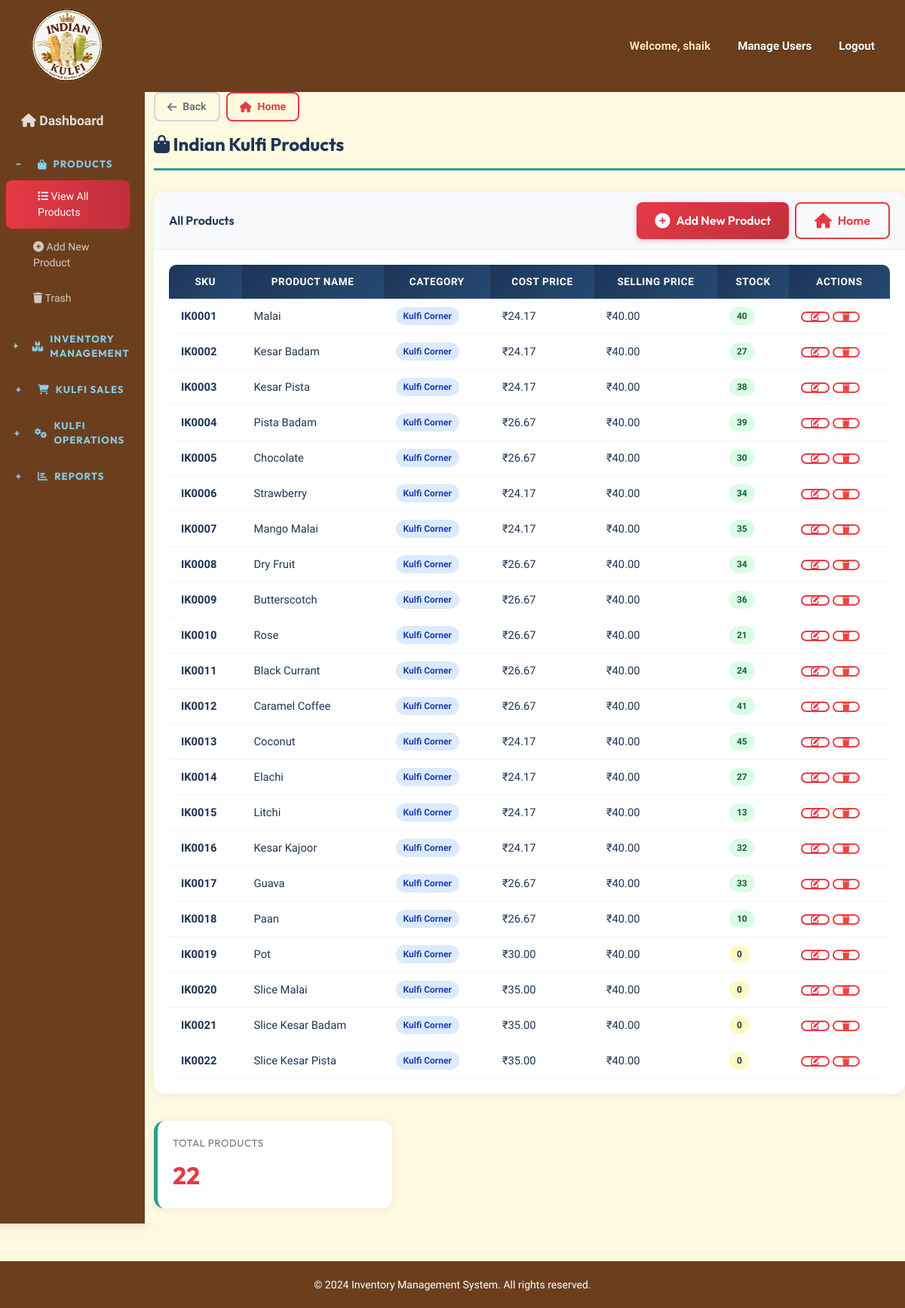
The page /products/ (signed in) on the database its author committed.
### inventory/models.py (models this page shows, shortened)
class Product(models.Model):
    name = models.CharField(max_length=200, unique=True)
    sku = models.CharField(max_length=50, unique=True)
    category = models.CharField(max_length=100)
    cost_price = models.DecimalField(max_digits=10, decimal_places=2)
    selling_price = models.DecimalField(max_digits=10, decimal_places=2)
    current_stock = models.IntegerField(default=0)
    reorder_level = models.IntegerField(default=10, help_text="Low stock alert threshold")
    description = models.TextField(blank=True, null=True)
    is_active = models.BooleanField(default=True)
    created_at = models.DateTimeField(auto_now_add=True)
    updated_at = models.DateTimeField(auto_now=True)
    class Meta:
        ordering = ['name']
        verbose_name_plural = "Products"

### inventory/views.py (the view)
    def _wrapped_view(request, *args, **kwargs):
        if not request.user.is_authenticated:
            return redirect('login')
        if not request.user.is_staff:
            messages.error(request, 'You can access only the Sales module with this account.')
            return redirect('quick_sales_entry')
        return view_func(request, *args, **kwargs)

### inventory/views.py (called while the page is built)
def admin_only_view(view_func):
    def _wrapped_view(request, *args, **kwargs):
        if not request.user.is_authenticated:
            return redirect('login')
        if not request.user.is_staff:
            messages.error(request, 'You can access only the Sales module with this account.')
            return redirect('quick_sales_entry')
        return view_func(request, *args, **kwargs)
    return _wrapped_view

@login_required
def product_list(request):
    products = Product.objects.filter(is_active=True).order_by('sku')
    paginator = Paginator(products, 25)
    page_number = request.GET.get('page', 1)
    try:
        paginated_products = paginator.page(page_number)
    except PageNotAnInteger:
        paginated_products = paginator.page(1)
    except EmptyPage:
        paginated_products = paginator.page(paginator.num_pages)
    context = {
        'products': paginated_products,
        'paginator': paginator,
        'page_number': paginated_products.number,
    }
    return render(request, 'inventory/product_list.html', context)

### templates/inventory/product_list.html (shortened to what this page needs)
{% extends 'inventory/base.html' %}
{% block content %}
<h1 class="page-title"><i class="fas fa-shopping-bag"></i> Indian Kulfi Products</h1>
<div class="row">
    <div class="col-md-12">
        <div class="card">
            <div class="card-header d-flex justify-content-between align-items-center gap-2">
                <h5 class="mb-0">All Products</h5>
                <div class="d-flex gap-2">
                    <a href="{% url 'add_product' %}" class="btn btn-primary btn-lg d-flex align-items-center gap-2">
                        <i class="fas fa-plus-circle fa-lg"></i> Add New Product
                    </a>
                    <a href="{% url 'dashboard' %}" class="btn btn-outline-primary btn-lg d-flex align-items-center gap-2">
                        <i class="fas fa-home fa-lg"></i> Home
                    </a>
                </div>
            </div>
            <div class="card-body">
                {% if products %}
                <div class="table-responsive">
                    <table class="table table-hover">
                        <thead class="table-light">
                            <tr>
                                <th>SKU</th>
                                <th>Product Name</th>
                                <th>Category</th>
                                <th>Cost Price</th>
                                <th>Selling Price</th>
                                <th>Stock</th>
                                <th>Actions</th>
                            </tr>
                        </thead>
                        <tbody>
                            {% for product in products %}
                            <tr>
                                <td><strong>{{ product.sku }}</strong></td>
                                <td>{{ product.name }}</td>
                                <td><span class="badge bg-info">{{ product.category }}</span></td>
                                <td>₹{{ product.cost_price }}</td>
                                <td>₹{{ product.selling_price }}</td>
                                <td>
                                    {% if product.current_stock <= product.reorder_level %}
                                    <span class="badge bg-warning text-dark">{{ product.current_stock }}</span>
                                    {% else %}
                                    <span class="badge bg-success">{{ product.current_stock }}</span>
                                    {% endif %}
                                </td>
                                <td>
                                    <a href="{% url 'edit_product' product.id %}" class="btn btn-outline-primary btn-sm d-inline-flex align-items-center gap-1" title="Edit">
                                    </a>
                                    <a href="{% url 'delete_product' product.id %}" class="btn btn-outline-danger btn-sm d-inline-flex align-items-center gap-1" title="Delete">
                                    </a>
                                </td>
                            </tr>
                            {% endfor %}
                        </tbody>
                    </table>
                </div>
                {% else %}
                <div class="alert alert-info" role="alert">
                    <i class="fas fa-info-circle"></i> No products found.
                    <a href="{% url 'add_product' %}">Add your first product</a>
                </div>
                {% endif %}
            </div>
        </div>
    </div>
</div>
<div class="row mt-4">
    <div class="col-md-4">
        <div class="card stat-card">
            <h6>Total Products</h6>
            <div class="stat-value">{{ paginator.count }}</div>
        </div>
    </div>
</div>
{% endblock %}

### templates/inventory/base.html (shortened to what this page needs)
<!DOCTYPE html>
<html lang="en">
<head>
    <link href="https://cdnjs.cloudflare.com/ajax/libs/font-awesome/6.4.0/css/all.min.css" rel="stylesheet">
    <script src="https://cdn.tailwindcss.com"></script>
</head>
<body>
    {% if user.is_authenticated %}
    <nav class="navbar navbar-expand-lg navbar-dark">
        <div class="container-fluid">
            <a class="navbar-brand" href="{% if user.is_staff %}{% url 'dashboard' %}{% else %}{% url 'quick_sales_entry' %}{% endif %}">
                <img src="{{ STATIC_URL }}logo/logo.svg" alt="Logo" onerror="this.onerror=null;this.src='{{ STATIC_URL }}logo/logo.png';" style="width:110px;height:110px;object-fit:contain;">
            </a>
            <div class="collapse navbar-collapse" id="navbarNav">
                <ul class="navbar-nav ms-auto">
                    <li class="nav-item">
                        <span class="nav-link">Welcome, {{ user.first_name|default:user.username }}</span>
                    </li>
                    {% if user.is_staff %}
                    <li class="nav-item">
                        <a class="nav-link" href="{% url 'user_list' %}">Manage Users</a>
                    </li>
                    {% endif %}
                    <li class="nav-item">
                        <a class="nav-link" href="{% url 'logout' %}" onclick="return confirm('Are you sure you want to logout?');">Logout</a>
                    </li>
                </ul>
            </div>
        </div>
    </nav>
    <div class="container-fluid">
        <div class="row">
            <nav class="col-12 col-md-2 sidebar">
                <div>
                    {% if user.is_staff %}
                    <a href="{% url 'dashboard' %}" class="{% if request.resolver_match.url_name == 'dashboard' %}active{% endif %}" style="margin-top: 10px; padding: 15px 20px; font-weight: 600; font-size: 1.1rem;">
                        <i class="fas fa-home"></i> Dashboard
                    </a>
                    <div class="sidebar-section-title" onclick="toggleSection('products-section', this)">
                        <span class="toggle-icon">+</span>
                        <i class="fas fa-shopping-bag"></i> Products
                    </div>
                    <div id="products-section" class="sidebar-sub-items">
                        <a href="{% url 'product_list' %}" class="sub-item {% if request.resolver_match.url_name == 'product_list' %}active{% endif %}">
                            <i class="fas fa-list"></i> View All Products
                        </a>
                        <a href="{% url 'add_product' %}" class="sub-item {% if request.resolver_match.url_name == 'add_product' %}active{% endif %}">
                            <i class="fas fa-plus-circle"></i> Add New Product
                        </a>
                        <a href="{% url 'inventory_trash' %}" class="sub-item {% if request.resolver_match.url_name == 'inventory_trash' %}active{% endif %}">
                            <i class="fas fa-trash"></i> Trash
                        </a>
                    </div>
                    <div class="sidebar-section-title" onclick="toggleSection('inventory-section', this)">
                        <span class="toggle-icon">+</span>
                        <i class="fas fa-boxes"></i> Inventory Management
                    </div>
                    <div class="sidebar-section-title" onclick="toggleSection('sales-section', this)">
                        <span class="toggle-icon">+</span>
                        <i class="fas fa-shopping-cart"></i> Kulfi Sales
                    </div>
                    <div class="sidebar-section-title" onclick="toggleSection('operations-section', this)">
                        <span class="toggle-icon">+</span>
                        <i class="fas fa-cogs"></i> Kulfi Operations
                    </div>
                    <div class="sidebar-section-title" onclick="toggleSection('reports-section', this)">
                        <span class="toggle-icon">+</span>
                        <i class="fas fa-chart-bar"></i> Reports
                    </div>
                    {% endif %}
                </div>
            </nav>
            <main class="col-12 col-md-10 main-content">
                {% if request.resolver_match.url_name != 'dashboard' %}
                <div class="page-back-wrap d-flex gap-2 mb-3">
                    <button type="button" class="btn btn-outline-secondary d-flex align-items-center gap-2" onclick="if (window.history.length > 1) { window.history.back(); } else { window.location.href='{% if user.is_staff %}{% url 'dashboard' %}{% else %}{% url 'quick_sales_entry' %}{% endif %}'; }">
                        <i class="fas fa-arrow-left"></i> Back
                    </button>
                    <a href="{% if user.is_staff %}{% url 'dashboard' %}{% else %}{% url 'quick_sales_entry' %}{% endif %}" class="btn btn-outline-primary d-flex align-items-center gap-2">
                        <i class="fas fa-home"></i> Home
                    </a>
                </div>
                {% endif %}
                {% block content %}{% endblock %}
            </main>
        </div>
    </div>
    <footer>
        <p>&copy; 2024 Inventory Management System. All rights reserved.</p>
    </footer>
    {% endif %}
</body>
</html>

### rows shown on the page
Product: sku "IK0001", name "Malai", category "Kulfi Corner", cost_price "24.17", selling_price "40.00", current_stock "40"
Product: sku "IK0002", name "Kesar Badam", category "Kulfi Corner", cost_price "24.17", selling_price "40.00", current_stock "27"
Product: sku "IK0003", name "Kesar Pista", category "Kulfi Corner", cost_price "24.17", selling_price "40.00", current_stock "38"
Product: sku "IK0004", name "Pista Badam", category "Kulfi Corner", cost_price "26.67", selling_price "40.00", current_stock "39"
Product: sku "IK0005", name "Chocolate", category "Kulfi Corner", cost_price "26.67", selling_price "40.00", current_stock "30"
Product: sku "IK0006", name "Strawberry", category "Kulfi Corner", cost_price "24.17", selling_price "40.00", current_stock "34"
Product: sku "IK0007", name "Mango Malai", category "Kulfi Corner", cost_price "24.17", selling_price "40.00", current_stock "35"
Product: sku "IK0008", name "Dry Fruit", category "Kulfi Corner", cost_price "26.67", selling_price "40.00", current_stock "34"
Product: sku "IK0009", name "Butterscotch", category "Kulfi Corner", cost_price "26.67", selling_price "40.00", current_stock "36"
Product: sku "IK0010", name "Rose", category "Kulfi Corner", cost_price "26.67", selling_price "40.00", current_stock "21"
Product: sku "IK0011", name "Black Currant", category "Kulfi Corner", cost_price "26.67", selling_price "40.00", current_stock "24"
Product: sku "IK0012", name "Caramel Coffee", category "Kulfi Corner", cost_price "26.67", selling_price "40.00", current_stock "41"
Product: sku "IK0013", name "Coconut", category "Kulfi Corner", cost_price "24.17", selling_price "40.00", current_stock "45"
Product: sku "IK0014", name "Elachi", category "Kulfi Corner", cost_price "24.17", selling_price "40.00", current_stock "27"
Product: sku "IK0015", name "Litchi", category "Kulfi Corner", cost_price "24.17", selling_price "40.00", current_stock "13"
Product: sku "IK0016", name "Kesar Kajoor", category "Kulfi Corner", cost_price "24.17", selling_price "40.00", current_stock "32"
Product: sku "IK0017", name "Guava", category "Kulfi Corner", cost_price "26.67", selling_price "40.00", current_stock "33"
Product: sku "IK0018", name "Paan", category "Kulfi Corner", cost_price "26.67", selling_price "40.00", current_stock "10"
Product: sku "IK0019", name "Pot", category "Kulfi Corner", cost_price "30.00", selling_price "40.00", current_stock "0"
Product: sku "IK0020", name "Slice Malai", category "Kulfi Corner", cost_price "35.00", selling_price "40.00", current_stock "0"
Product: sku "IK0021", name "Slice Kesar Badam", category "Kulfi Corner", cost_price "35.00", selling_price "40.00", current_stock "0"
Product: sku "IK0022", name "Slice Kesar Pista", category "Kulfi Corner", cost_price "35.00", selling_price "40.00", current_stock "0"

### other values the page prints
{{ user.first_name|default:user.username }} "shaik"
{{ paginator.count }} "22"
